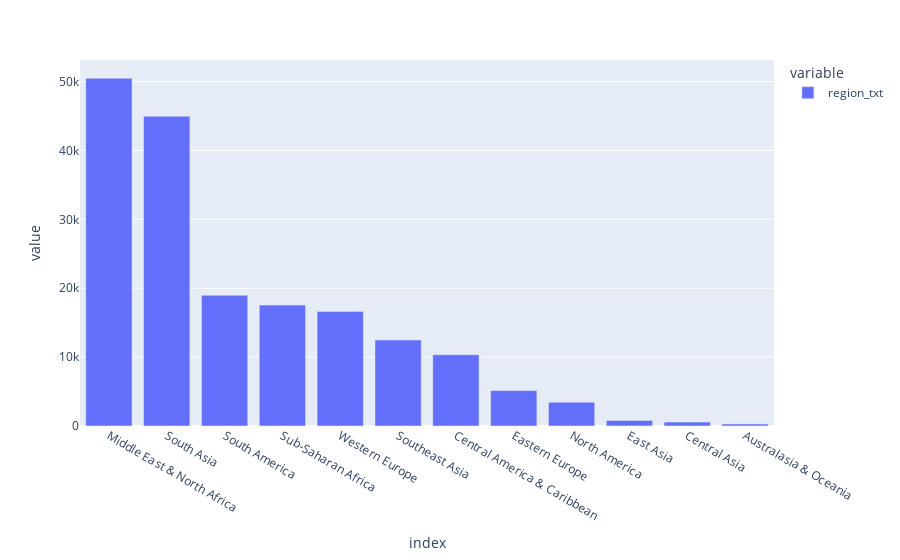

Notebook code for this chart:
### Code cell
#Gráfico 
Reg = psdf['region_txt'].value_counts()
Reg[:25].plot.bar()

### Figure 1 — Plotly figure (JSON) as saved in the notebook; plotly's stock layout.template omitted (floating-point values rounded to 4 significant figures)
{"data": [{"alignmentgroup": "True", "hovertemplate": "variable=region_txt<br>index=%{x}<br>value=%{y}<extra></extra>", "legendgroup": "region_txt", "marker": {"color": "#636efa", "pattern": {"shape": ""}}, "name": "region_txt", "offsetgroup": "region_txt", "orientation": "v", "showlegend": true, "textposition": "auto", "type": "bar", "x": ["Middle East & North Africa", "South Asia", "South America", "Sub-Saharan Africa", "Western Europe", "Southeast Asia", "Central America & Caribbean", "Eastern Europe", "North America", "East Asia", "Central Asia", "Australasia & Oceania"], "xaxis": "x", "y": [50474, 44974, 18978, 17550, 16639, 12485, 10344, 5144, 3456, 802, 563, 282], "yaxis": "y"}], "layout": {"barmode": "relative", "legend": {"title": {"text": "variable"}, "tracegroupgap": 0}, "margin": {"t": 60}, "xaxis": {"anchor": "y", "domain": [0, 1], "title": {"text": "index"}}, "yaxis": {"anchor": "x", "domain": [0, 1], "title": {"text": "value"}}}}
